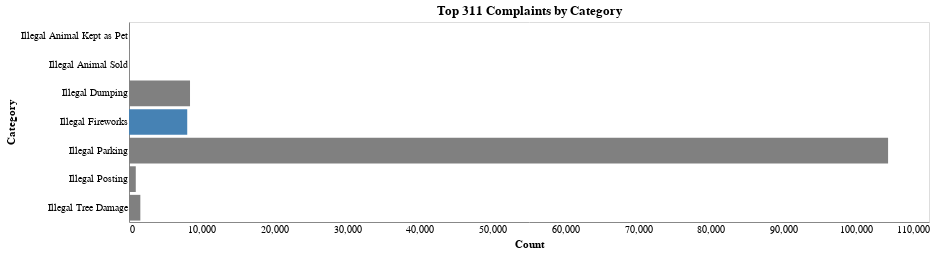

Source (notebook cell):
### Code cell
# Create Altair chart

#max_count = value_counts['Count'].max()
fw_count= len(df[df['Complaint Type']=="Illegal Fireworks"])
chart = alt.Chart(value_counts).mark_bar(color="pink").encode(
    x='Count',
    y='Category',
    color=alt.condition(
        #alt.datum.Count == max_count,
        alt.datum.Count == fw_count,
        alt.value('steelblue'),  # Color for bars with maximum count
        alt.value('gray')  # Color for other bars
    )


    
).properties(
    title=' Top 311 Complaints by Category',
    width=800,
    height=200
     
)


#remove gridlines
chart = chart.configure_axis(
    grid=False,
    ticks=False
)


chart.show()
#chart.save("category_value_counts.svg")

### Figure 1 — Vega-Lite specification as saved in the notebook (floating-point values rounded to 4 significant figures)
{"config": {"view": {"continuousWidth": 300, "continuousHeight": 300}, "axis": {"grid": false, "ticks": false}}, "data": {"name": "data-b851257683b8c12846cd40a0df5ae2d5"}, "mark": {"type": "bar", "color": "pink"}, "encoding": {"color": {"condition": {"test": "(datum.Count === 8006)", "value": "steelblue"}, "value": "gray"}, "x": {"field": "Count", "type": "quantitative"}, "y": {"field": "Category", "type": "nominal"}}, "height": 200, "title": " Top 311 Complaints by Category", "width": 800, "$schema": "https://vega.github.io/schema/vega-lite/v5.17.0.json", "datasets": {"data-b851257683b8c12846cd40a0df5ae2d5": [{"Category": "Illegal Parking", "Count": 104375}, {"Category": "Illegal Dumping", "Count": 8390}, {"Category": "Illegal Fireworks", "Count": 8006}, {"Category": "Illegal Tree Damage", "Count": 1558}, {"Category": "Illegal Posting", "Count": 931}, {"Category": "Illegal Animal Kept as Pet", "Count": 118}, {"Category": "Illegal Animal Sold", "Count": 14}]}}
